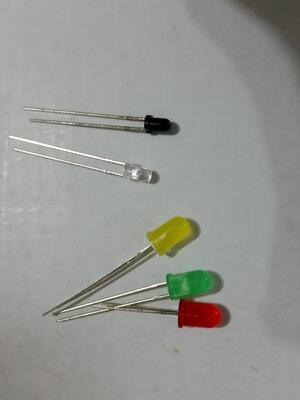
//> input picture Chapter 04/chapter_4/leds.jpg, 300 x 400 px
$ ./using_opencv   (built with g++ and OpenCV 4)
//> lines starting //> are read from the running program, lines starting //| are printed output that depends on the picture
#include <opencv2/opencv.hpp>

int main(int, char **) {

    cv::Mat source = cv::imread("../leds.jpg", cv::IMREAD_COLOR);
//> source is the input picture: 400 rows x 300 cols, CV_8UC3; mean B, G, R 147.2, 150.8, 149.9

    cv::Mat rotated, gray;
    cv::rotate(source, rotated, cv::ROTATE_90_CLOCKWISE);
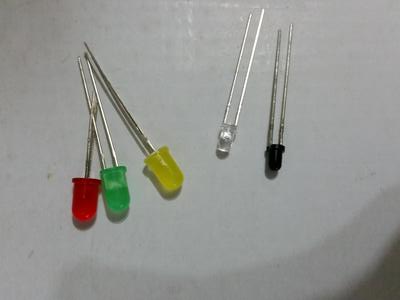
//> rotated: 300 rows x 400 cols, CV_8UC3; mean B, G, R 147.2, 150.8, 149.9
    cv::cvtColor(rotated, gray, cv::COLOR_BGR2GRAY);
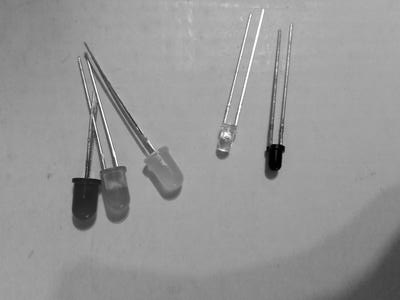
//> gray: 300 rows x 400 cols, CV_8UC1; min 0, max 255, mean 150.2

    cv::imshow("source", source);
    cv::imshow("rotated", rotated);
    cv::imshow("gray", gray);

    cv::imwrite("leds_rot.jpg", gray);

    cv::waitKey();

    return 0;

}
